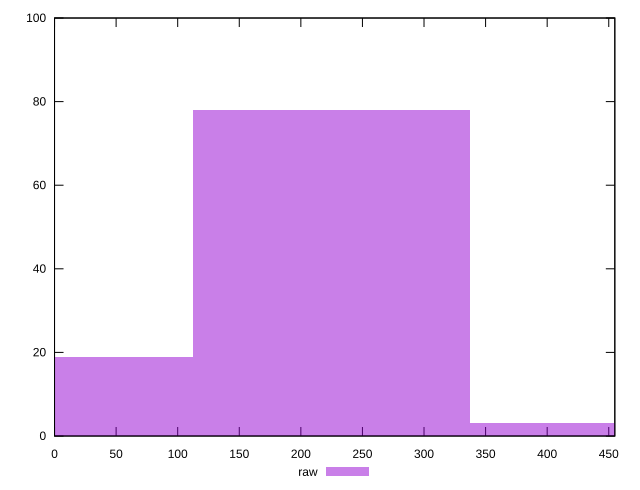

Write gnuplot code to recreate this figure.
reset

$raw <<EOF
224.9356393084012 78
0 19
449.8712786168024 3
EOF

set key outside below
set boxwidth 224.9356393084012
set xrange [0:454.9300000006333]
set yrange [0:100]
set trange [0:100]
set style fill transparent solid 0.5 noborder
set terminal svg size 640, 490 enhanced background rgb 'white'
set output "report_00015_2021-02-09T16-11-33.973Z/uses-rel-preconnect/samples/pages+cached+noadtech+nomedia+nocss/raw/histogram.svg"

plot $raw title "raw" with boxes

reset
